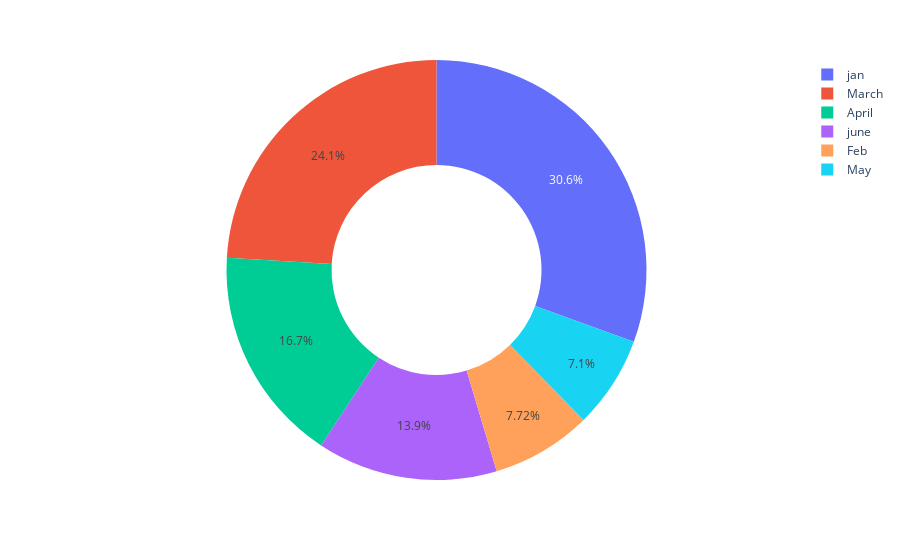

Notebook code for this chart:
### Code cell
px.pie(
    values = rainfall,
    names = labels,
    hole= .5
)

### Figure 1 — Plotly figure (JSON) as saved in the notebook; plotly's stock layout.template omitted (floating-point values rounded to 4 significant figures)
{"data": [{"domain": {"x": [0, 1], "y": [0, 1]}, "hole": 0.5, "hovertemplate": "label=%{label}<br>value=%{value}<extra></extra>", "labels": ["jan", "Feb", "March", "April", "May", "june"], "legendgroup": "", "name": "", "showlegend": true, "type": "pie", "values": [99, 25, 78, 54, 23, 45]}], "layout": {"legend": {"tracegroupgap": 0}, "margin": {"t": 60}}}
